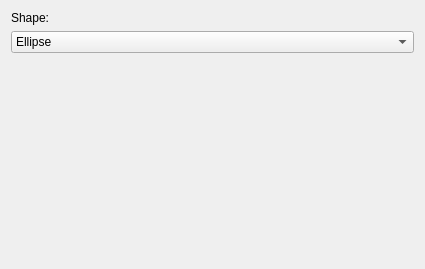
<?xml version="1.0" encoding="utf-8"?>
<ui version="4.0">
 <author>
    SPDX-FileCopyrightText: none
    SPDX-License-Identifier: GPL-3.0-or-later
  </author>
 <class>WdgGridBrushShapeOptions</class>
 <widget class="QWidget" name="WdgGridBrushShapeOptions">
  <property name="geometry">
   <rect>
    <x>0</x>
    <y>0</y>
    <width>425</width>
    <height>269</height>
   </rect>
  </property>
  <property name="sizePolicy">
   <sizepolicy hsizetype="Preferred" vsizetype="Preferred">
    <horstretch>255</horstretch>
    <verstretch>255</verstretch>
   </sizepolicy>
  </property>
  <property name="minimumSize">
   <size>
    <width>425</width>
    <height>200</height>
   </size>
  </property>
  <layout class="QVBoxLayout" name="verticalLayout">
   <item>
    <widget class="QLabel" name="label">
     <property name="text">
      <string>Shape:</string>
     </property>
    </widget>
   </item>
   <item>
    <widget class="QComboBox" name="shapeCBox">
     <item>
      <property name="text">
       <string>Ellipse</string>
      </property>
     </item>
     <item>
      <property name="text">
       <string>Rectangle</string>
      </property>
     </item>
     <item>
      <property name="text">
       <string>Line</string>
      </property>
     </item>
     <item>
      <property name="text">
       <string>Pixel</string>
      </property>
     </item>
     <item>
      <property name="text">
       <string>Anti-aliased pixel</string>
      </property>
     </item>
    </widget>
   </item>
   <item>
    <spacer name="verticalSpacer">
     <property name="orientation">
      <enum>Qt::Vertical</enum>
     </property>
     <property name="sizeHint" stdset="0">
      <size>
       <width>20</width>
       <height>202</height>
      </size>
     </property>
    </spacer>
   </item>
  </layout>
 </widget>
 <resources/>
 <connections/>
</ui>
